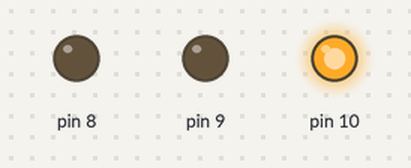
Bench run of a sketch on a simulated Arduino Uno, built with avr-gcc and run on an emulated ATmega328P. Shown: output pins drawn as LEDs (lit = HIGH).

Above: at 0.1 s.
Timing chart, 0 to 1.6 s (numbered marks = the images above):
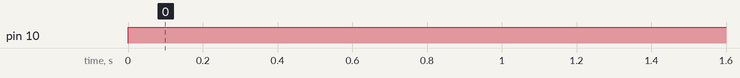

Measured:
- by itself, pin 10: LOW → HIGH at 0.00 s

The sketch:

stopwatch.ino
```cpp
#define OS 0
static constexpr int DISPLAY_0_PINS[] = { 22+OS, 23+OS, 24+OS, 25+OS, 22+16+OS, 23+16+OS, 24+16+OS, 25+16+OS };
#define OS 4
static constexpr int DISPLAY_1_PINS[] = { 22+OS, 23+OS, 24+OS, 25+OS, 22+16+OS, 23+16+OS, 24+16+OS, 25+16+OS };
#define OS 8
static constexpr int DISPLAY_2_PINS[] = { 22+OS, 23+OS, 24+OS, 25+OS, 22+16+OS, 23+16+OS, 24+16+OS, 25+16+OS };
#define OS 12
static constexpr int DISPLAY_3_PINS[] = { 22+OS, 23+OS, 24+OS, 25+OS, 22+16+OS, 23+16+OS, 24+16+OS, 25+16+OS };
#undef OS

static constexpr int PIN_TO_SEG[] = { 6, 5, 0, 1, 4, 3, 2, 7 };

static constexpr byte CHARACTERS[] = {
    B00000011, // 0
    B10011111, // 1
    B00100101, // 2
    B00001101, // 3
    B10011001, // 4
    B01001001, // 5
    B01000001, // 6
    B00011111, // 7
    B00000001, // 8
    B00001001, // 9
    B00010000, // A.
    B11000000, // b.
    B01100010, // C.
    B10000100, // d.
    B01100000, // E.
    B01110000  // F.
};

static constexpr byte MATT[] = {
    B01111111,
    B10111111,
    B11011111,
    B11101111,
    B11110111,
    B11111011
};

void updateSevenSeg(const int pins[], const int character, const int dp)
{
    for (int i = 0; i < 7; i++)
    {
        digitalWrite(pins[i], CHARACTERS[character] & (1<<(7-PIN_TO_SEG[i])));
    }
    digitalWrite(pins[7], !dp);
}

void matt(const int pins[], const int character, const int dp)
{
    for (int i = 0; i < 7; i++)
    {
        digitalWrite(pins[i], MATT[character] & (1<<(7-PIN_TO_SEG[i])));
    }
    digitalWrite(pins[7], !dp);
}

void setup()
{
    // configure all seven-seg. pins as outputs
    for (int i = 0; i < 8; i++)
    {
        pinMode(DISPLAY_0_PINS[i], OUTPUT);
        pinMode(DISPLAY_1_PINS[i], OUTPUT);
        pinMode(DISPLAY_2_PINS[i], OUTPUT);
        pinMode(DISPLAY_3_PINS[i], OUTPUT);
    }

    // open serial connection
    // Serial.begin(9600);
}

unsigned long time;
int ten, one, tenth, hundredth, thousandth;
int lastTenth, lastHundredth, lastThousandth;
int a, b, c;
int d = 0, e = 0, f = 0;
void loop()
{
    time = millis();
    // ten = time / 10000;
    one = (time % 10000) / 1000;
    tenth = (time % 1000) / 100;
    hundredth = (time % 500) / 50;
    thousandth = (time % 250) / 25;
    a = (tenth < lastTenth) ? (tenth + 10 - lastTenth) : (tenth - lastTenth);
    b = (hundredth < lastHundredth) ? (hundredth + 10 - lastHundredth) : (hundredth - lastHundredth);
    c = (thousandth < lastThousandth) ? (thousandth + 10 - lastThousandth) : (thousandth - lastThousandth);
    d = (d + a) % 6;
    e = (e + b) % 6;
    f = (f + c) % 6;
    lastTenth = tenth;
    lastHundredth = hundredth;
    lastThousandth = thousandth;
    // updateSevenSeg(DISPLAY_0_PINS, ten, 0);
    updateSevenSeg(DISPLAY_0_PINS, one, 1);
    // updateSevenSeg(DISPLAY_2_PINS, tenth, 0);
    // updateSevenSeg(DISPLAY_3_PINS, hundredth, 0);
    // updateSevenSeg(DISPLAY_3_PINS, thousandth, 0);
    matt(DISPLAY_1_PINS, d, 0);
    matt(DISPLAY_2_PINS, e, 0);
    matt(DISPLAY_3_PINS, f, 0);
}
```
